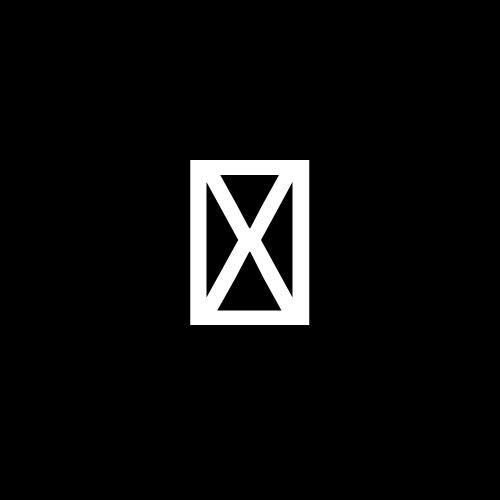
Frame 1 (no input)
Frame 60 (the mouse pressed at the canvas centre just before this capture): identical to frame 1, image omitted
Frame 120 (the mouse held since frame 60 and released just before this capture): identical to frame 1, image omitted

The Processing sketch that drew this single still picture (run headless with seeded random() and noise(); from frame 60 on, the mouse is pressed at the canvas centre):

// Processing sketch: code_05_30
// ── code_05_30.pde
void setup() {
  size(500, 500);
  textSize(250);
  textAlign(CENTER);
}

void draw() {
  background(0);
  text(key, 250, 325);
}
